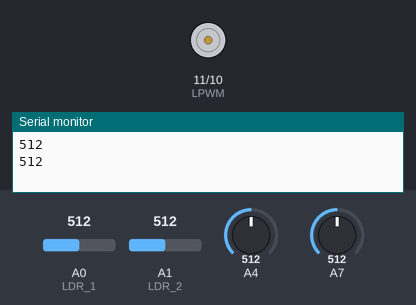
Simulated run of this sketch. Board: Arduino Uno, built with avr-gcc and run on an emulated ATmega328P. On the bench: motor-driver pin pairs drawn as motors (green arrow = first pin HIGH = forward, orange = second pin HIGH = backward, longer = more drive), the last lines printed to the serial monitor. The test bench sets the inputs (shaded band); at power-on: A0 (LDR_1) = 512, A1 (LDR_2) = 512, A4 = 512, A7 = 512.

Above: at 1.2 s.
1.3 s: A0 (LDR_1) set to 513
6.5 s: A1 (LDR_2) set to 306
At 11.3 s:
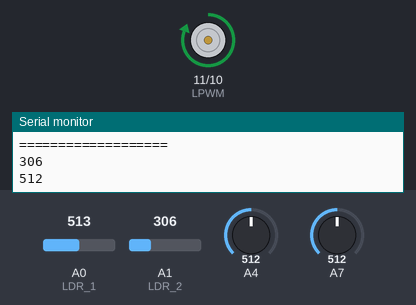
12.5 s: A1 (LDR_2) set to 498
16.2 s: A1 (LDR_2) set to 509
At 19.9 s:
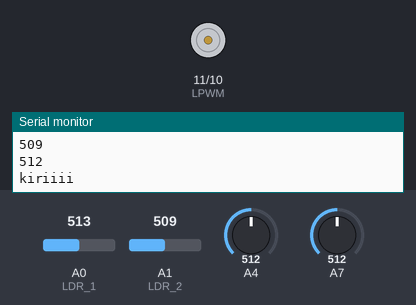
20.5 s: A1 (LDR_2) set to 122
At 25.8 s:
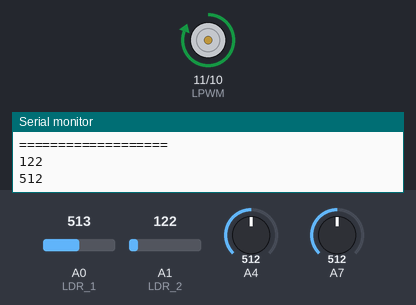
26.5 s: A0 (LDR_1) set to 135
30.2 s: A0 (LDR_1) set to 126
At 34.4 s:
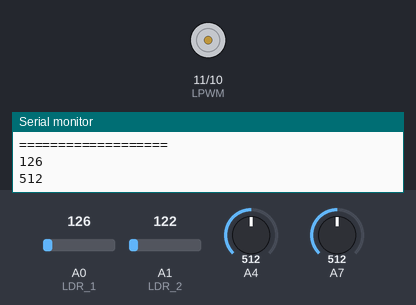
Timing chart, 0 to 35.5 s (numbered marks = the images above; inputs shaded):
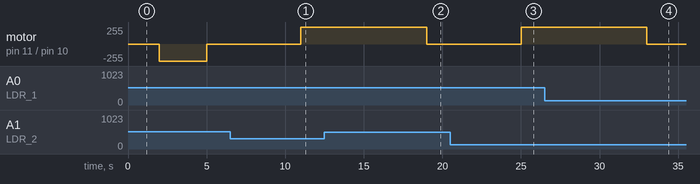

The sketch:

sketch_oct21a.ino
```cpp
const int RPWM = 10; // up
const int LPWM = 11; // down
byte Speed = 255; // max speed

const int LDR_1 = A0; // upper
const int LDR_2 = A1;  // lower

// function min
int high = 0;

// position
int curr = 0;
int pos = 1;

int diff;

void setup() {

  // LDR sensor
  pinMode(LDR_1, INPUT);
  pinMode(LDR_2, INPUT);

  // actuator
  pinMode(RPWM, OUTPUT);
  pinMode(LPWM, OUTPUT);

  Serial.begin(9600);

}

void loop() {

  // read value LDR
  int LDR1_val = analogRead(LDR_1);
  int LDR2_val = analogRead(LDR_2);

  // get sensor with minimum value (high intensity)
  high = func_min(LDR1_val, LDR2_val);
  Serial.println(analogRead(LDR1_val));
  Serial.println(analogRead(LDR2_val));

  delay(2000); // 2 second

  if(high == LDR1_val){
    analogWrite(RPWM, Speed);
    analogWrite(LPWM, 0);

    diff = LDR2_val - LDR1_val;

    Serial.println("kanannnn");

    // if value LDR 1 = LDR 2 or difference < 25, then stop
    if(LDR1_val == LDR2_val || diff < 5){
        // actuator
  pinMode(RPWM, OUTPUT);
  pinMode(LPWM, OUTPUT);

  Serial.begin(9600);

      delay (1000); // 10 second
    }
  }else if(high == LDR2_val){
    analogWrite(RPWM, 0);
    analogWrite(LPWM, Speed);

    diff = LDR1_val - LDR2_val;

    Serial.println("kiriiii");

    // if value LDR 1 = LDR 2 or difference < 25, then stop
    if(LDR1_val == LDR2_val || diff < 5){
      analogWrite(RPWM, 0);
      analogWrite(LPWM, 0);

      delay (1000); // 10 second
    }
  }
  Serial.println("===================");

}

int func_min(int a, int b){

  int minVal = 9999;

  if(a < minVal){
    minVal = a;
  }

  if(b < minVal){
    minVal = b;
  }

  return minVal;

}
```

Measured:
- the behaviour switches between 508 and 509 on A1 (LDR_2) (found by bisection; images 1 and 2)
- the behaviour switches between 127 and 126 on A0 (LDR_1) (found by bisection; images 3 and 4)
- after the input at 6.5 s, motor on pin 11 (LPWM) / pin 10 (RPWM): stopped → forward 255/255 after 4.5 s
- after the input at 16.2 s, motor on pin 11 (LPWM) / pin 10 (RPWM): forward 255/255 → stopped after 2.8 s
- after the input at 20.5 s, motor on pin 11 (LPWM) / pin 10 (RPWM): stopped → forward 255/255 after 4.5 s
- after the input at 30.2 s, motor on pin 11 (LPWM) / pin 10 (RPWM): forward 255/255 → stopped after 2.8 s
